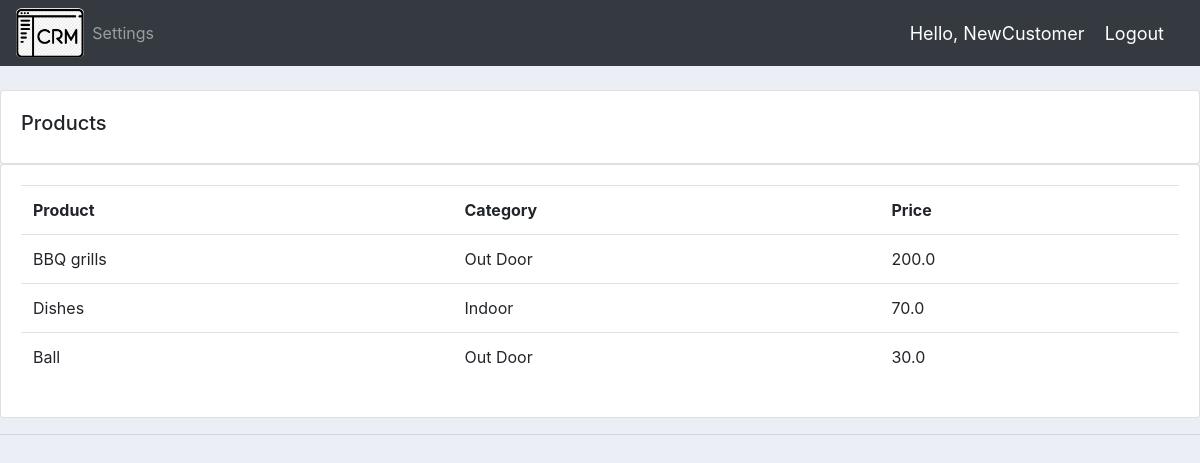
The page /products/ (signed in) on the database its author committed.
### account/models.py (models this page shows, shortened)
class Product(models.Model):
    CATEGORY = (
        ('Indoor','Indoor'),
        ('Out Door','Out Door'),
    )
    name = models.CharField(max_length=200, null=True)
    price = models.FloatField(null=True)
    category = models.CharField(max_length=200, null=True, choices=CATEGORY)
    description = models.CharField(max_length=200, null=True, blank=True)
    date_created = models.DateTimeField(auto_now_add=True, null=True)
    tag = models.ManyToManyField(Tag)

### account/decorators.py (the view)
        def wrapper_func(request, *args, **kwargs):
            group = None
            if request.user.groups.exists():
                group = request.user.groups.all()[0].name
            if group in allowed_roles:
                return view_func(request, *args, **kwargs)
            else:
                return HttpResponse('You are not authorized to view this page')

### account/views.py (called while the page is built)
@login_required(login_url='login')
@allowed_users(allowed_roles=['admin', 'customer'])
def products(request):
    products = Product.objects.all()
    return render(request, 'account/products.html', {'products': products})

### account/templates/account/products.html
{% extends 'account/main.html' %}
{% block content %}
		<br>
		<div class="row">
			<div class="col-md">
				<div class="card card-body">
					<h5>Products</h5>
				</div>
				<div class="card card-body">
					<table class="table">
						<tr>
							<th>Product</th>
							<th>Category</th>
							<th>Price</th>
						</tr>
						{% for i in products %}
							<tr>
								<td>{{ i.name }}</td>
								<td>{{ i.category }}</td>
								<td>{{ i.price }}</td>
							</tr>
						{% endfor %}
					</table>
				</div>
			</div>
		</div>
{% endblock content %}

### account/templates/account/navbar.html (shortened to what this page needs)
{% load static %}
<nav class="navbar navbar-expand-lg navbar-dark bg-dark">
  <img id="logo" src="{% static '/images/logo.png' %}" alt="">
  <div class="collapse navbar-collapse" id="navbarNav">
    <ul class="navbar-nav">
        {% if request.user.is_staff%}
          <li class="nav-item active">
            <a class="nav-link" href="{% url 'home' %}">Dashboard</a>
          </li>
          <li class="nav-item">
            <a class="nav-link" href="{% url 'products' %}">Products</a>
          </li>
      {% else %}
       <li class="nav-item">
        <a class="nav-link" href="{% url 'account' %}">Settings</a>
      </li>
      {% endif %}
    </ul>
  </div>
  <span class="hello-msg">Hello, {{request.user}}</span>
  <span><a class="hello-msg" href="{% url 'logout' %}">Logout</a></span>
</nav>

### static/css/main.css (style rules this page uses)
#logo { height: 50px; width: auto; border-radius: 10%; }
body { background-color: #ebeff5; }

### account/templates/account/navbar.html (style rules this page uses)
.hello-msg { font-size: 18px; color: #fff; margin-right: 20px; }

### rows shown on the page
Product: name "BBQ grills", category "Out Door", price "200.0"
Product: name "Dishes", category "Indoor", price "70.0"
Product: name "Ball", category "Out Door", price "30.0"

### other values the page prints
{{ request.user }} "NewCustomer"
